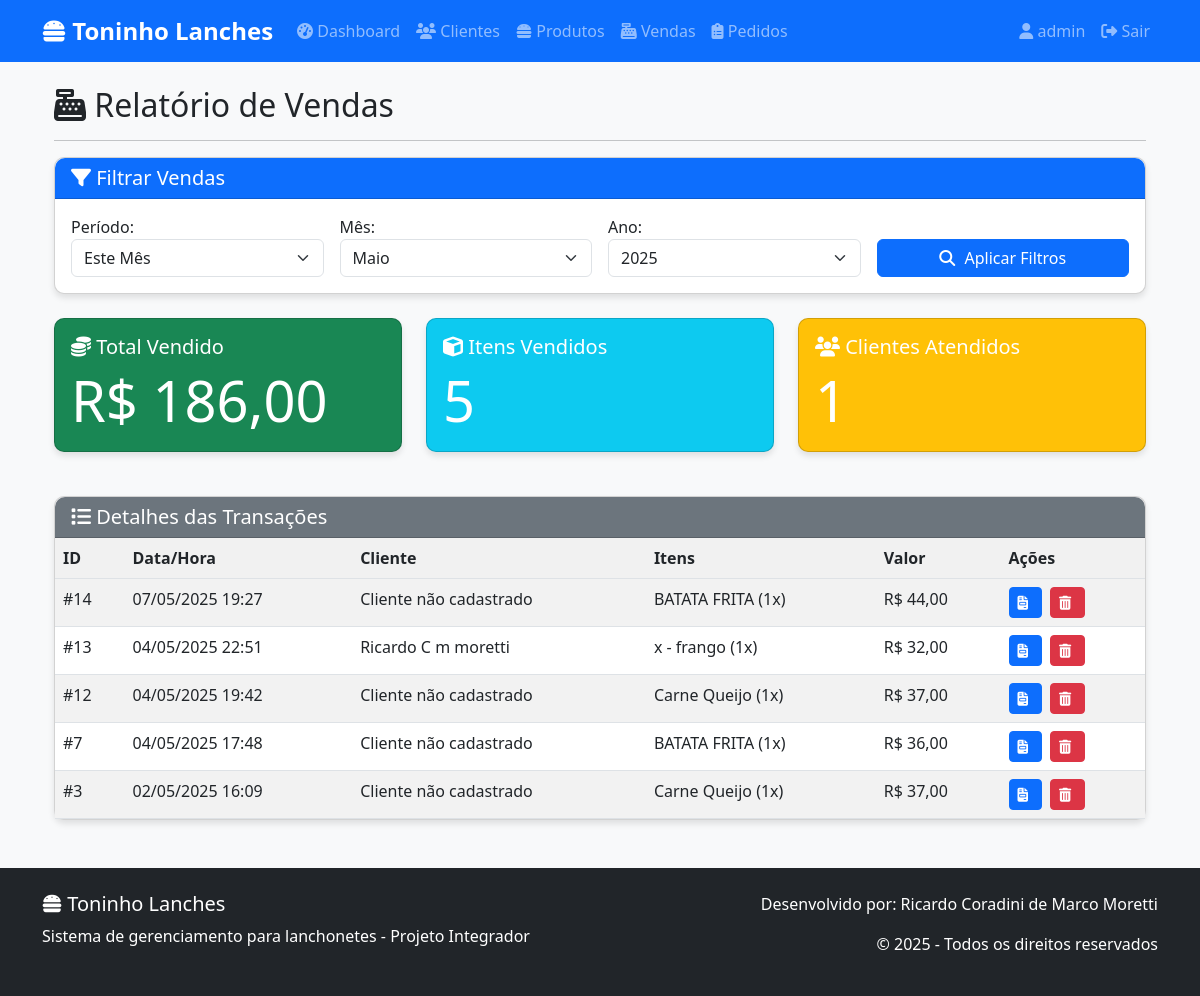
The page /lanchonete_senac/admin/vendas.php (signed in) on the database its author committed.
### tables this page shows
CREATE TABLE `tb_vendas` (
  `id` int(11) NOT NULL,
  `pedido_id` int(11) NOT NULL,
  `cliente_id` int(11) DEFAULT NULL,
  `data_venda` datetime DEFAULT current_timestamp(),
  `valor_total` decimal(10,2) NOT NULL,
  `observacoes` text DEFAULT NULL
);

### lanchonete_senac/admin/vendas.php (the view, shortened to what this page needs)
<?php
include('../includes/conexao.php');
include('../includes/header.php');
$periodo = $_GET['periodo'] ?? 'mes';
$mes = $_GET['mes'] ?? date('m');
$ano = $_GET['ano'] ?? date('Y');
$where = "1=1";
switch ($periodo) {
    case 'mes':
        $where = "MONTH(v.data_venda) = '$mes' AND YEAR(v.data_venda) = '$ano'";
        break;
}
$sql = "SELECT
            v.id,
            v.data_venda,
            COALESCE(c.nome, 'Cliente não cadastrado') AS cliente,
            GROUP_CONCAT(CONCAT(p.nome, ' (', ip.quantidade, 'x)')) AS itens, -- ✅ Parêntese adicionado
            v.valor_total,
            v.pedido_id
        FROM tb_vendas v
        LEFT JOIN tb_clientes c ON v.cliente_id = c.id
        LEFT JOIN tb_pedidos ped ON v.pedido_id = ped.id
        LEFT JOIN tb_itens_pedido ip ON ped.id = ip.pedido_id
        LEFT JOIN tb_produtos p ON ip.produto_id = p.id
        WHERE $where
        GROUP BY v.id
        ORDER BY v.data_venda DESC";
$result = $conexao->query($sql);
?>
<div class="container mt-4">
    <h2><i class="fas fa-cash-register"></i> Relatório de Vendas</h2>
    <hr>
    <div class="card mb-4">
        <div class="card-header bg-primary text-white">
            <h5 class="mb-0"><i class="fas fa-filter"></i> Filtrar Vendas</h5>
        </div>
        <div class="card-body">
            <form method="GET" class="row g-3">
                <div class="col-md-3">
                    <label>Período:</label>
                    <select class="form-select" name="periodo">
                        <option value="mes" <?= $periodo == 'mes' ? 'selected' : '' ?>>Este Mês</option>
                    </select>
                </div>
                <div class="col-md-3">
                    <label>Mês:</label>
                    <select class="form-select" name="mes" <?= $periodo != 'mes' ? 'disabled' : '' ?>>
                        <?php
                        $meses = [
                            '01' => 'Janeiro', '02' => 'Fevereiro', '03' => 'Março',
                            '04' => 'Abril', '05' => 'Maio', '06' => 'Junho',
                            '07' => 'Julho', '08' => 'Agosto', '09' => 'Setembro',
                            '10' => 'Outubro', '11' => 'Novembro', '12' => 'Dezembro'
                        ];
                        foreach ($meses as $num => $nome) {
                            echo "<option value='$num'" . ($num == $mes ? ' selected' : '') . ">$nome</option>";
                        }
                        ?>
                    </select>
                </div>
                <div class="col-md-3">
                    <label>Ano:</label>
                    <select class="form-select" name="ano" <?= $periodo != 'mes' ? 'disabled' : '' ?>>
                        <?php
                        $ano_atual = date('Y');
                        for ($a = $ano_atual; $a >= ($ano_atual - 5); $a--) {
                            echo "<option value='$a'" . ($a == $ano ? ' selected' : '') . ">$a</option>";
                        }
                        ?>
                    </select>
                </div>
                <div class="col-md-3 d-flex align-items-end">
                    <button type="submit" class="btn btn-primary w-100">
                        <i class="fas fa-search"></i> Aplicar Filtros
                    </button>
                </div>
            </form>
        </div>
    </div>
    <div class="row mb-4">
        <div class="col-md-4">
            <div class="card text-white bg-success">
                <div class="card-body">
                    <h5 class="card-title"><i class="fas fa-coins"></i> Total Vendido</h5>
                    <?php
                    $sql_total = "SELECT SUM(v.valor_total) as total
                    FROM tb_vendas v
                    WHERE $where";
                    $total = $conexao->query($sql_total)->fetch_assoc()['total'] ?? 0;
                    ?>
                    <p class="display-4 mb-0">R$ <?= number_format($total, 2, ',', '.') ?></p>
                </div>
            </div>
        </div>
        <div class="col-md-4">
            <div class="card text-white bg-info">
                <div class="card-body">
                    <h5 class="card-title"><i class="fas fa-cube"></i> Itens Vendidos</h5>
                    <?php
                   $sql_itens = "SELECT SUM(ip.quantidade) as total
                   FROM tb_itens_pedido ip
                   JOIN tb_vendas v ON ip.pedido_id = v.pedido_id
                   WHERE $where";
                    $total_itens = $conexao->query($sql_itens)->fetch_assoc()['total'] ?? 0;
                    ?>
                    <p class="display-4 mb-0"><?= $total_itens ?></p>
                </div>
            </div>
        </div>
        <div class="col-md-4">
            <div class="card text-white bg-warning">
                <div class="card-body">
                    <h5 class="card-title"><i class="fas fa-users"></i> Clientes Atendidos</h5>
                    <?php
                    $sql_clientes = "SELECT COUNT(DISTINCT v.cliente_id) as total
                    FROM tb_vendas v
                    WHERE $where";
                    $total_clientes = $conexao->query($sql_clientes)->fetch_assoc()['total'] ?? 0;
                    ?>
                    <p class="display-4 mb-0"><?= $total_clientes ?></p>
                </div>
            </div>
        </div>
    </div>
    <div class="card">
        <div class="card-header bg-secondary text-white">
            <h5 class="mb-0"><i class="fas fa-list"></i> Detalhes das Transações</h5>
        </div>
        <div class="card-body p-0">
            <div class="table-responsive">
                <table class="table table-striped mb-0">
                    <thead class="bg-light">
                        <tr>
                            <th>ID</th>
                            <th>Data/Hora</th>
                            <th>Cliente</th>
                            <th>Itens</th>
                            <th>Valor</th>
                            <th>Ações</th>
                        </tr>
                    </thead>
                    <tbody>
                        <?php if ($result->num_rows > 0): ?>
                            <?php while ($venda = $result->fetch_assoc()): ?>
                                <tr>
                                    <td>#<?= $venda['id'] ?></td>
                                    <td><?= date('d/m/Y H:i', strtotime($venda['data_venda'])) ?></td>
                                    <td><?= htmlspecialchars($venda['cliente']) ?></td>
                                    <td>
                                        <div class="d-flex flex-column">
                                            <?= str_replace(',', '<br>', $venda['itens']) ?>
                                        </div>
                                    </td>
                                    <td class="text-nowrap">R$ <?= number_format($venda['valor_total'], 2, ',', '.') ?></td>
                                    <td>
                                        <div class="d-flex gap-2">
                                            <a href="nota_fiscal.php?id=<?= $venda['pedido_id'] ?>"
                                               class="btn btn-sm btn-primary"
                                               title="Ver Nota Completa">
                                                <i class="fas fa-file-invoice"></i>
                                            </a>
                                            <a href="excluir_venda.php?id=<?= $venda['id'] ?>"
                                               class="btn btn-sm btn-danger"
                                               title="Excluir Registro"
                                               onclick="return confirm('Tem certeza que deseja excluir permanentemente esta venda?')">
                                                <i class="fas fa-trash-alt"></i>
                                            </a>
                                        </div>
                                    </td>
                                </tr>
                            <?php endwhile; ?>
                        <?php endif; ?>
                    </tbody>
                </table>
            </div>
        </div>
    </div>
</div>
<?php include('../includes/footer.php'); ?>

### lanchonete_senac/assets/css/estilo.css (style rules this page uses)
body { background-color: #f8f9fa; font-family: 'Segoe UI', Tahoma, Geneva, Verdana, sans-serif; }
.card { border-radius: 10px; box-shadow: 0 4px 6px rgba(0, 0, 0, 0.1); margin-bottom: 20px; }
.card-header { border-radius: 10px 10px 0 0 !important; }
.table th { background-color: #f1f1f1; }
.btn i { margin-right: 5px; }

### rows shown on the page
tb_vendas: id "14", data_venda "07/05/2025 19:27", cliente "Cliente não cadastrado", itens "BATATA FRITA (1x)", valor_total "44,00"
tb_vendas: id "13", data_venda "04/05/2025 22:51", cliente "Ricardo C m moretti", itens "x - frango (1x)", valor_total "32,00"
tb_vendas: id "12", data_venda "04/05/2025 19:42", cliente "Cliente não cadastrado", itens "Carne Queijo (1x)", valor_total "37,00"
tb_vendas: id "7", data_venda "04/05/2025 17:48", cliente "Cliente não cadastrado", itens "BATATA FRITA (1x)", valor_total "36,00"
tb_vendas: id "3", data_venda "02/05/2025 16:09", cliente "Cliente não cadastrado", itens "Carne Queijo (1x)", valor_total "37,00"

### other values the page prints
$_SESSION['admin_usuario'] "admin"
$total "186,00"
$total_itens "5"
$total_clientes "1"
form field mes "Maio"
form field ano "2025"
